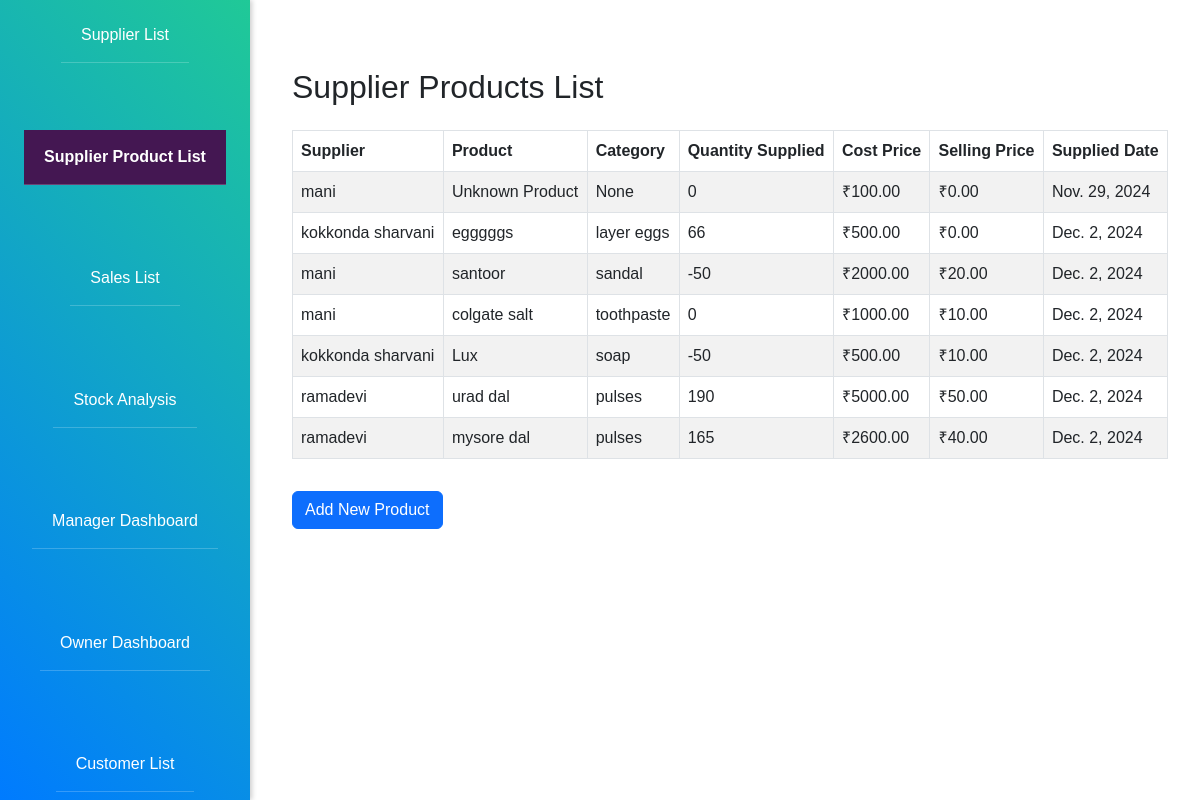
The app's page /supplier-products/, older data.
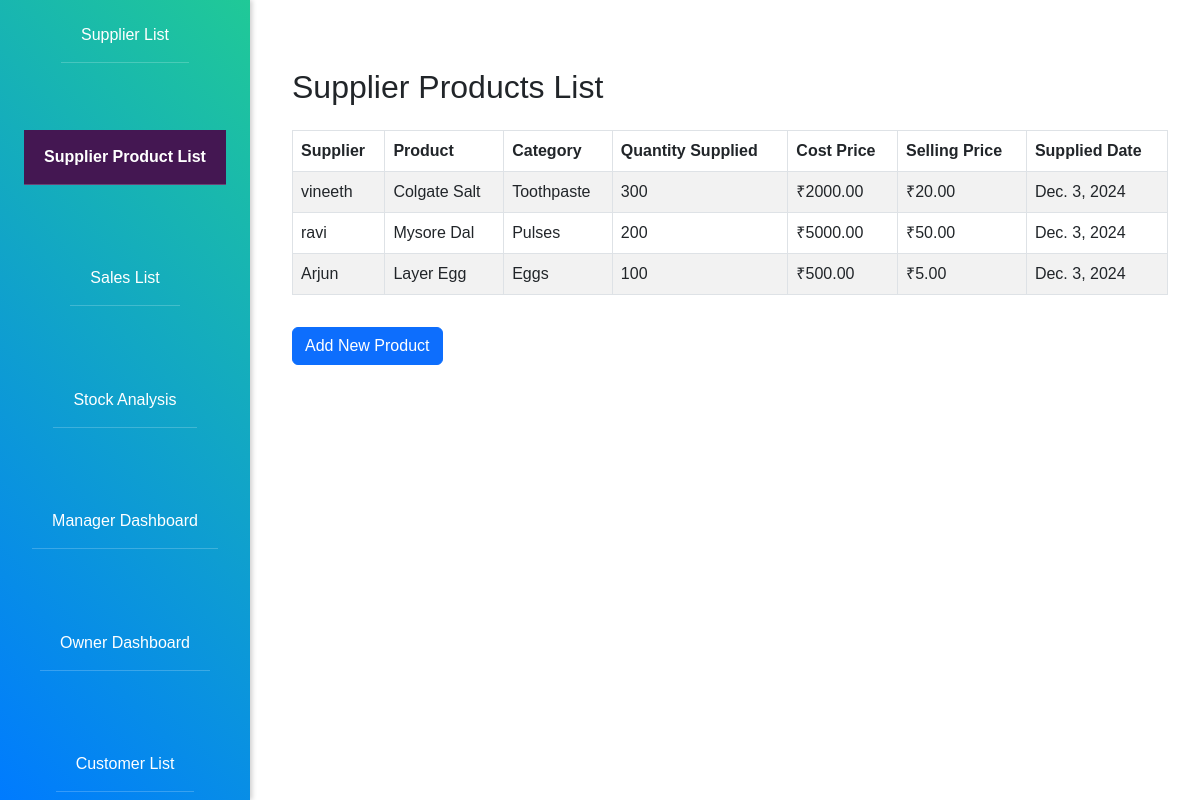
The same page, newer data.
### stock_analysis/models.py (models this page shows, shortened)
class SupplierProduct(models.Model):
    supplier = models.ForeignKey(Supplier, on_delete=models.CASCADE)  # Link to Supplier
    name = models.CharField(max_length=100, default="Unknown Product")  # Default name
    category = models.CharField(max_length=50, blank=True, null=True)  # Product category
    selling_price_per_unit=models.DecimalField(default=0, max_digits=10, decimal_places=2, null=True, blank=True)
    stock_quantity = models.IntegerField(default=0)  # Current stock quantity
    cost_price = models.DecimalField(max_digits=10, decimal_places=2)  # Cost price per unit
    supplied_date = models.DateField(auto_now_add=True)  # Date of supply

class Supplier(models.Model):
    name = models.CharField(max_length=100)
    contact = models.CharField(max_length=15, blank=True, null=True)
    email = models.EmailField(blank=True, null=True)
    address = models.TextField(blank=True, null=True)
    company = models.CharField(max_length=100, blank=True, null=True)
    partnership_date = models.DateField(default=now)  # Default to current date

### stock_analysis/product_views.py (the view)
# urls.py: path("supplier-products/", product_views.supplier_product_list, name="supplier_product_list"),
def supplier_product_list(request):
    supplier_products = SupplierProduct.objects.select_related("supplier")
    return render(request, "products/supplier_product_list.html", {"supplier_products": supplier_products})

### stock_analysis/templates/products/supplier_product_list.html (shortened to what this page needs)
{% extends 'index.html' %}
{% block content %}
<div class="container mt-5">
    <h2 class="mb-4">Supplier Products List</h2>
    <div class="table-responsive">
        <table class="table table-bordered table-striped">
            <thead>
                <tr>
                    <th>Supplier</th>
                    <th>Product</th>
                    <th>Category</th>
                    <th>Quantity Supplied</th>
                    <th>Cost Price</th>
                    <th>Selling Price</th>
                    <th>Supplied Date</th>
                </tr>
            </thead>
            <tbody>
                {% for sp in supplier_products %}
                <tr>
                    <td>{{ sp.supplier.name }}</td>
                    <td>{{ sp.name }}</td>
                    <td>{{ sp.category }}</td>
                    <td>{{ sp.stock_quantity }}</td>
                    <td>₹{{ sp.cost_price }}</td>
                    <td>₹{{ sp.selling_price_per_unit }}</td>
                    <td>{{ sp.supplied_date }}</td>
                </tr>
                {% endfor %}
            </tbody>
        </table>
    </div>
    <button type="button" class="btn btn-primary mt-3" data-bs-toggle="modal" data-bs-target="#addProductModal">
        Add New Product
    </button>
</div>
{% endblock %}

Row changes from the older to the newer data that the page shows:
removed SupplierProduct: supplier.name "mani", name "Unknown Product", category "None", stock_quantity "0", cost_price "100.00", selling_price_per_unit "0.00", supplied_date "Nov. 29, 2024"
removed SupplierProduct: supplier.name "kokkonda sharvani", name "egggggs", category "layer eggs", stock_quantity "66", cost_price "500.00", selling_price_per_unit "0.00", supplied_date "Dec. 2, 2024"
removed SupplierProduct: supplier.name "mani", name "santoor", category "sandal", stock_quantity "-50", cost_price "2000.00", selling_price_per_unit "20.00", supplied_date "Dec. 2, 2024"
removed SupplierProduct: supplier.name "mani", name "colgate salt", category "toothpaste", stock_quantity "0", cost_price "1000.00", selling_price_per_unit "10.00", supplied_date "Dec. 2, 2024"
removed SupplierProduct: supplier.name "kokkonda sharvani", name "Lux", category "soap", stock_quantity "-50", cost_price "500.00", selling_price_per_unit "10.00", supplied_date "Dec. 2, 2024"
removed SupplierProduct: supplier.name "ramadevi", name "urad dal", category "pulses", stock_quantity "190", cost_price "5000.00", selling_price_per_unit "50.00", supplied_date "Dec. 2, 2024"
removed SupplierProduct: supplier.name "ramadevi", name "mysore dal", category "pulses", stock_quantity "165", cost_price "2600.00", selling_price_per_unit "40.00", supplied_date "Dec. 2, 2024"
added SupplierProduct: supplier.name "vineeth", name "Colgate Salt", category "Toothpaste", stock_quantity "300", cost_price "2000.00", selling_price_per_unit "20.00", supplied_date "Dec. 3, 2024"
added SupplierProduct: supplier.name "ravi", name "Mysore Dal", category "Pulses", stock_quantity "200", cost_price "5000.00", selling_price_per_unit "50.00", supplied_date "Dec. 3, 2024"
added SupplierProduct: supplier.name "Arjun", name "Layer Egg", category "Eggs", stock_quantity "100", cost_price "500.00", selling_price_per_unit "5.00", supplied_date "Dec. 3, 2024"
